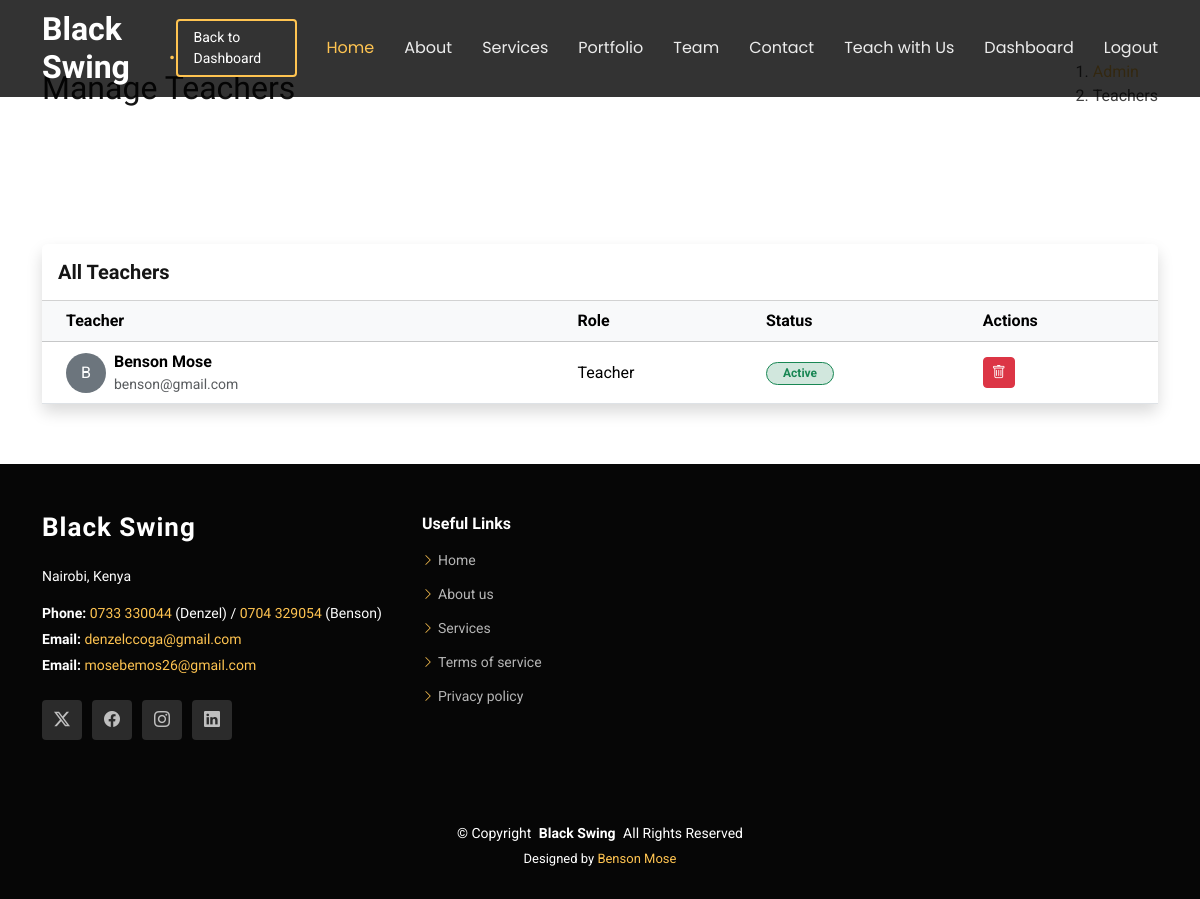
The page /dashboard/admin/teachers/ (signed in) on the database its author committed.
### accounts/models.py (models this page shows, shortened)
class MemberProfile(models.Model):
    user = models.OneToOneField(CustomUser, on_delete=models.CASCADE, related_name='member_profile')
    role = models.CharField(max_length=100, help_text="e.g. Guitarist, Vocalist")
    bio = models.TextField(blank=True)
    image = models.ImageField(upload_to='team_images/', blank=True, null=True)
    is_approved = models.BooleanField(default=False, db_index=True)
    twitter_link = models.URLField(blank=True)
    facebook_link = models.URLField(blank=True)
    instagram_link = models.URLField(blank=True)
    linkedin_link = models.URLField(blank=True)

class CustomUser(AbstractUser):
    is_member = models.BooleanField(default=False)
    is_student = models.BooleanField(default=False)

### dashboard/views.py (the view)
# urls.py: path('admin/teachers/', views.manage_teachers, name='manage_teachers'),
@login_required
def manage_teachers(request):
    if not request.user.is_superuser:
        return redirect('dashboard_redirect')
    teachers = MemberProfile.objects.all().order_by('is_approved', 'user__first_name')
    return render(request, 'dashboard/manage_teachers.html', {'teachers': teachers})

### core/context_processors.py (called while the page is built)
def unread_messages_count(request):
    if request.user.is_authenticated and request.user.is_superuser:
        messages_count = ContactMessage.objects.filter(is_read=False).count()
        bookings_count = ServiceBooking.objects.filter(is_read=False).count()
        return {'unread_messages_count': messages_count + bookings_count}
    return {}

### templates/dashboard/manage_teachers.html (shortened to what this page needs)
{% extends 'base.html' %}
{% load static %}
{% block content %}
<section class="breadcrumbs">
    <div class="container">
        <div class="d-flex justify-content-between align-items-center">
            <h2>Manage Teachers</h2>
            <ol>
                <li><a href="{% url 'admin_dashboard' %}">Admin</a></li>
                <li>Teachers</li>
            </ol>
        </div>
    </div>
</section>
<section class="inner-page">
    <div class="container">
        <div class="card shadow border-0">
            <div class="card-header bg-white py-3 d-flex justify-content-between align-items-center">
                <h5 class="mb-0 fw-bold">All Teachers</h5>
            </div>
            <div class="card-body p-0">
                <div class="table-responsive">
                    <table class="table table-hover align-middle mb-0">
                        <thead class="table-light">
                            <tr>
                                <th class="ps-4">Teacher</th>
                                <th>Role</th>
                                <th>Status</th>
                                <th>Actions</th>
                            </tr>
                        </thead>
                        <tbody>
                            {% for teacher in teachers %}
                            <tr>
                                <td class="ps-4">
                                    <div class="d-flex align-items-center">
                                        {% if teacher.image %}
                                        <img src="{{ teacher.image.url }}" class="rounded-circle me-2" width="40"
                                            height="40" style="object-fit: cover;">
                                        {% else %}
                                        <div class="bg-secondary text-white rounded-circle d-flex align-items-center justify-content-center me-2"
                                            style="width: 40px; height: 40px;">{{ teacher.user.first_name|first }}</div>
                                        {% endif %}
                                        <div>
                                            <div class="fw-bold">{{ teacher.user.first_name }}
                                                {{ teacher.user.last_name}}
                                            </div>
                                            <div class="small text-muted">{{ teacher.user.email }}</div>
                                        </div>
                                    </div>
                                </td>
                                <td>{{ teacher.role }}</td>
                                <td>
                                    {% if teacher.is_approved %}
                                    <span
                                        class="badge bg-success-subtle text-success border border-success px-3 rounded-pill">Active</span>
                                    {% else %}
                                    <span
                                        class="badge bg-warning-subtle text-warning border border-warning px-3 rounded-pill">Pending</span>
                                    {% endif %}
                                </td>
                                <td>
                                    <a href="{% url 'delete_teacher' teacher.id %}" class="btn btn-sm btn-danger"
                                        onclick="return confirm('Are you sure? This will delete the user account entirely.')"
                                        title="Delete">
                                        <i class="bi bi-trash"></i>
                                    </a>
                                </td>
                            </tr>
                            {% empty %}
                            <tr>
                                <td colspan="4" class="text-center py-4 text-muted">No teachers found.</td>
                            </tr>
                            {% endfor %}
                        </tbody>
                    </table>
                </div>
            </div>
        </div>
    </div>
</section>
{% endblock %}

### static/css/main.css (style rules this page uses)
:root { --default-font: "Roboto", system-ui, -apple-system, "Segoe UI", Roboto, "Helvetica Neue", Arial, "Noto Sans", "Liberation Sans", sans-serif, "Apple Color Emoji", "Segoe UI Emoji", "Segoe UI Symbol", "Noto Color Emoji"; --heading-font: "Raleway", sans-serif; --nav-font: "Poppins", sans-serif; }
:root { --background-color: #ffffff; --default-color: #444444; --heading-color: #151515; --accent-color: #ffc451; --surface-color: #ffffff; --contrast-color: #312f2f; }
:root { --nav-color: rgba(255, 255, 255, 0.905); --nav-hover-color: #ffc451; --nav-mobile-background-color: #ffffff; --nav-dropdown-background-color: #ffffff; --nav-dropdown-color: #212529; --nav-dropdown-hover-color: #ffc451; }
:root { scroll-behavior: smooth; }
body { color: var(--default-color); background-color: var(--background-color); font-family: var(--default-font); }
a { color: var(--accent-color); text-decoration: none; transition: 0.3s; }
h1, h2, h3, h4, h5, h6 { color: var(--heading-color); font-family: var(--heading-font); }
section, .section { color: var(--default-color); background-color: var(--background-color); padding: 60px 0; scroll-margin-top: 80px; overflow: clip; }

### rows shown on the page
MemberProfile: user.first_name|first "B", user.first_name "Benson", user.last_name "Mose", user.email "benson@gmail.com", role "Teacher", is_approved "Active"
